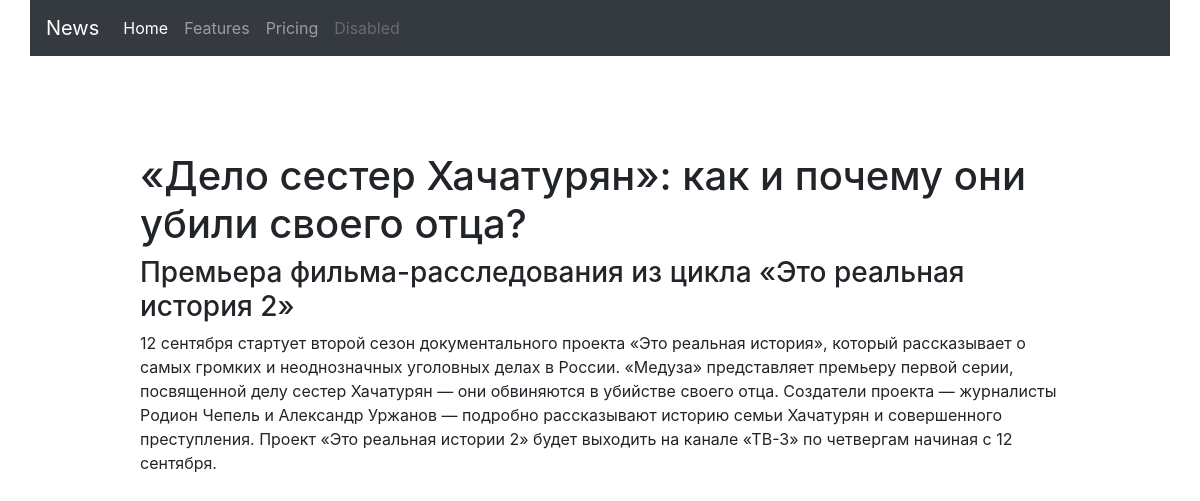
Screenshot of /news/delo-sester-hachatur-1568626860/ with the database file from the repository.
### news/models.py (models this page shows, shortened)
class Article(models.Model):
    title = models.CharField(max_length=200)
    title2 = models.CharField(max_length=300, blank=True)
    img = models.ImageField(upload_to='images/', blank=True)
    slug = models.SlugField(max_length=100, blank=True, unique=True)
    body = models.TextField()
    pub_date = models.DateTimeField(default=timezone.now, blank=False)

### news/views.py (the view)
# urls.py: path('<str:slug>/', views.article_detail, name='article_detail_url')
def article_detail(request, slug):
    obj = get_object_or_404(Article, slug__iexact=slug)
    return render(request, 'news/article_detail.html', context={'article': obj})

### news/templates/news/article_detail.html (shortened to what this page needs)
{% extends 'news/base_news.html' %}
{% block content %}
    <h1 class="mt-5">
        {{ article.title }}
    </h1>
    <h3 class="mt-1">
        {{ article.title2 }}
    </h3>
    <p>
        {{ article.body }}
    </p>
{% endblock %}

### news/templates/news/base_news.html
{% extends 'base.html' %}

### templates/base.html (shortened to what this page needs)
<!DOCTYPE html>
<html lang="en">
<head>
    <link rel="stylesheet" href="https://stackpath.bootstrapcdn.com/bootstrap/4.3.1/css/bootstrap.min.css">
</head>
<body>
    <nav class="container navbar navbar-expand-lg navbar-dark bg-dark">
        <a class="navbar-brand" href="{% url 'news:index' %}">News</a>
        <div class="collapse navbar-collapse" id="navbarNav">
            <ul class="navbar-nav">
                <li class="nav-item active">
                    <a class="nav-link" href="#">Home <span class="sr-only">(current)</span></a>
                </li>
                <li class="nav-item">
                    <a class="nav-link" href="#">Features</a>
                </li>
                <li class="nav-item">
                    <a class="nav-link" href="#">Pricing</a>
                </li>
                <li class="nav-item">
                    <a class="nav-link disabled" href="#" tabindex="-1" aria-disabled="true">Disabled</a>
                </li>
            </ul>
        </div>
    </nav>
    <div class="container mt-5">
        <div class="row">
            <div class="col-10 offset-md-1">
                {% block content %}
                {% endblock %}
            </div>
        </div>
    </div>
</body>
</html>

### rows the page displays
Article: title "«Дело сестер Хачатурян»: как и почему они убили своего отца?", title2 "Премьера фильма-расследования из цикла «Это реальная история 2»", body "12 сентября стартует второй сезон документального проекта «Это реальная история», который рассказывает о самых громких и неоднозначных уголовных делах в России. «Медуза» представляет премьеру первой серии, посвященной делу сестер Хачатурян — они обвиняются в убийстве своего отца. Создатели проекта — журналисты Родион Чепель и Александр Уржанов — подробно рассказывают историю семьи Хачатурян и совершенного преступления. Проект «Это реальная истории 2» будет выходить на канале «ТВ-3» по четвергам начиная с 12 сентября."
